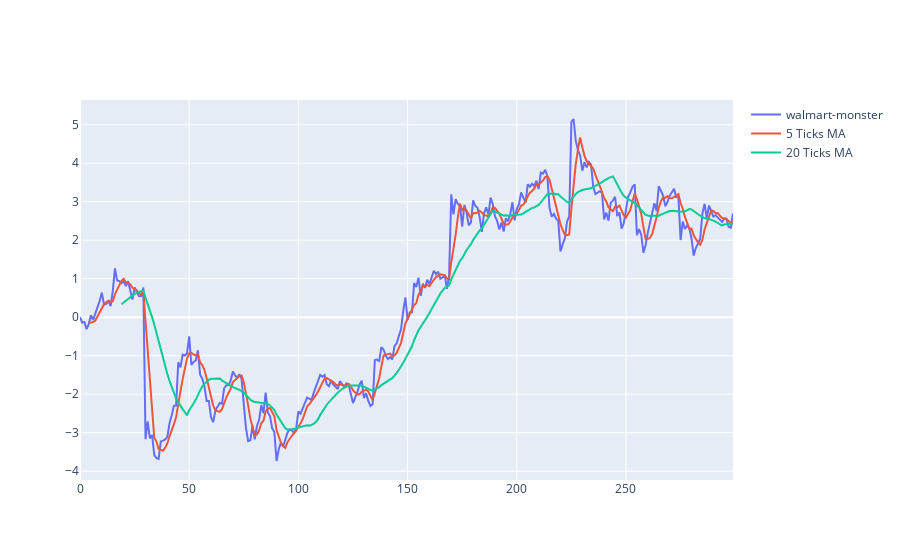

Write notebook code for a chart like this one.
### Code cell
# Plot the difference and its moving average

fig = go.Figure()
fig.add_trace(go.Scatter(x=walmart_monster_dif.index, y=walmart_monster_dif, name='walmart-monster'))
fig.add_trace(go.Scatter(x=walmart_monster_dif.index, y=walmart_monster_dif.rolling(window=5).mean(), name='5 Ticks MA'))
fig.add_trace(go.Scatter(x=walmart_monster_dif.index, y=walmart_monster_dif.rolling(window=20).mean(), name='20 Ticks MA'))

fig.show()

### Figure 1 — Plotly figure (JSON) as saved in the notebook; plotly's stock layout.template omitted (floating-point values rounded to 4 significant figures; data arrays with more than 128 entries replaced by an {"elided": "..."} marker saying what was removed)
{"data": [{"name": "walmart-monster", "type": "scatter", "x": {"elided": "300 int values"}, "y": {"elided": "300 float values"}}, {"name": "5 Ticks MA", "type": "scatter", "x": {"elided": "300 int values"}, "y": {"elided": "300 float values"}}, {"name": "20 Ticks MA", "type": "scatter", "x": {"elided": "300 int values"}, "y": {"elided": "300 float values"}}], "layout": {}}
